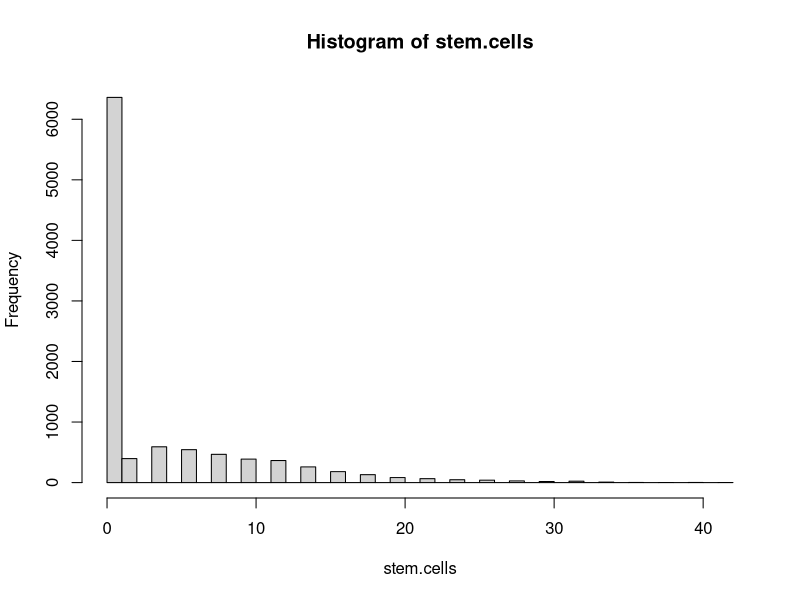

Here is the R script that generated this plot:
#R Program to Monte Carlo stem cell proliferation model
stem.cells <- c(0)
n.trials <- 10000
n.gens <- 7
p.div <- 0.6
for (i.trial in 1:n.trials) {   # Loop over Monte Carlo Trials  
  n.stem.curr <- 1
  n.stem.next <- 0
  for (i.gen in 1:n.gens) {     # Loop over generations
    ## Add 5 lines here
    ## Looping over stem cells in current gen
    ## and randomly choosing which divide
for (i.cell in 1:n.stem.curr) {
 if (p.div > runif(1)) {
 n.stem.next <- n.stem.next+2
 }
 }
    n.stem.curr <- n.stem.next
    n.stem.next <- 0
    if (n.stem.curr==0) {
      break
    }
  }
  stem.cells[i.trial] <- n.stem.curr
}
hist(stem.cells, breaks=50)
output<-sprintf("Mean # cells at %3d gens=%7.2f\n",n.gens, mean(stem.cells))
cat(output)
